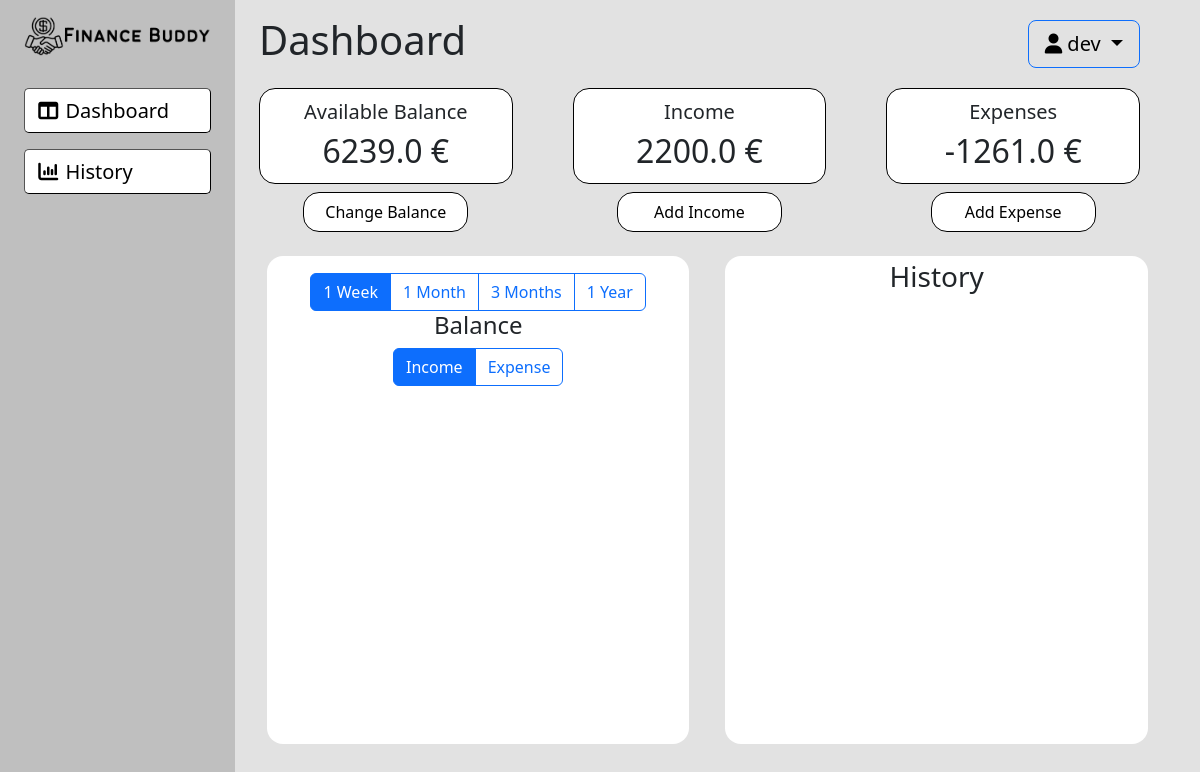
Before: /dashboard/ (signed in) with the older database file.
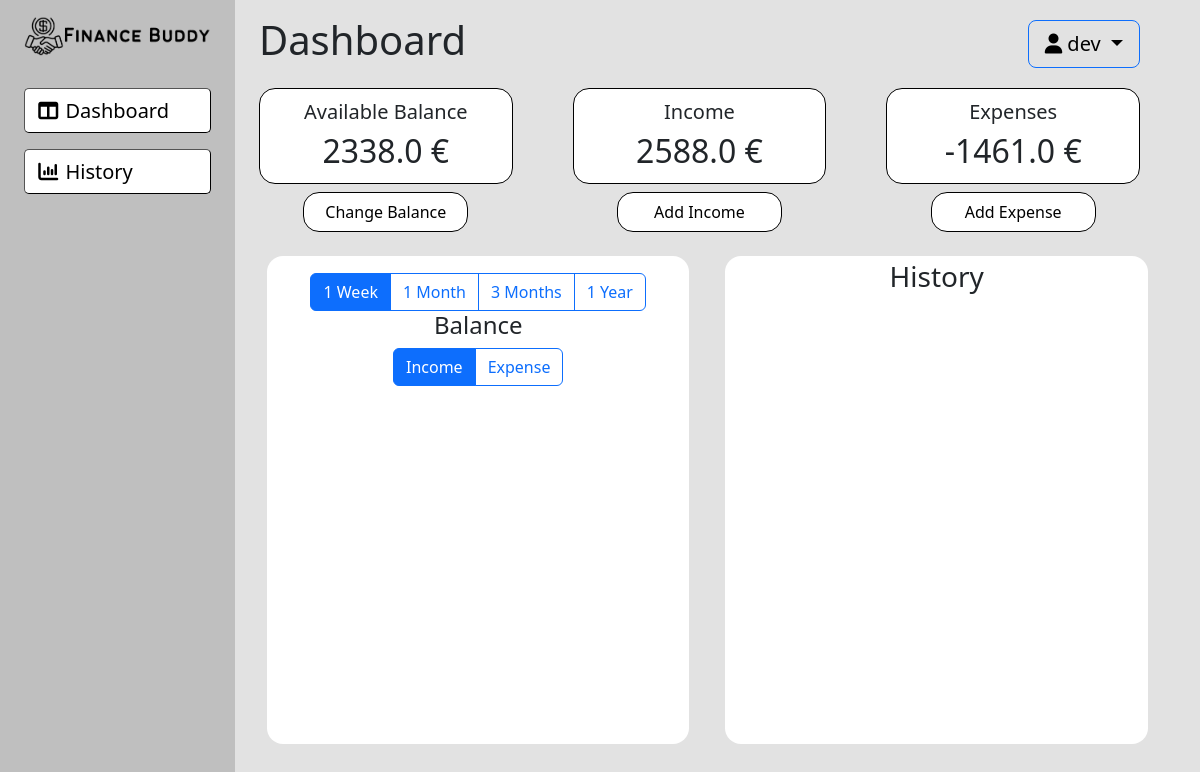
After: the same page with the newer database file.
### tables this page shows
CREATE TABLE user (
  user_id INTEGER PRIMARY KEY AUTOINCREMENT,
  username TEXT UNIQUE NOT NULL,
  password_hash TEXT NOT NULL,
  total_balance FLOAT NOT NULL,
  total_income FLOAT NOT NULL,
  total_expense FLOAT NOT NULL,
  income_category TEXT NOT NULL,
  expense_category TEXT NOT NULL
);

### app/dashboard.py (the view, shortened to what this page needs)
@bp.route("/", methods=["GET", "POST"])
@login_required
def dashboard():
    balanceForm = BalanceForm(request.form)
    incomeForm = IncomeForm(request.form)
    expenseForm = ExpenseForm(request.form)
    db = get_db()
    if request.method == "POST" and balanceForm.validate_on_submit():
        balance = balanceForm.balance.data
        db.execute("UPDATE user SET total_balance = ? WHERE user_id = ?",
                   (round(float(balance), 2), g.user["user_id"]))
        db.commit()
        return redirect(url_for("dashboard.dashboard"))
    return render_template("dashboard/dashboard.html", user_data=g.user, balanceForm=balanceForm, incomeForm=incomeForm, expenseForm=expenseForm)

### app/auth.py (called while the page is built)
@bp.before_app_request
def load_logged_in_user():
    user_id = session.get('user_id')
    if user_id is None:
        g.user = None
    else:
        g.user = get_db().execute('SELECT * FROM user WHERE user_id = ?', (user_id,)).fetchone()

def login_required(view):
    @functools.wraps(view)
    def wrapped_view(**kwargs):
        if g.user is None:
            return redirect(url_for('auth.login'))
        return view(**kwargs)
    return wrapped_view

### app/db.py (called while the page is built)
def get_db():
    if 'db' not in g:
        g.db = sqlite3.connect(
            current_app.config['DATABASE'],
            detect_types=sqlite3.PARSE_DECLTYPES
        )
        g.db.row_factory = sqlite3.Row
    return g.db

### app/templates/dashboard/dashboard.html (shortened to what this page needs)
{% extends "dashboard/baseDashboard.html" %}
{% block active_screen %}
<h1>Dashboard</h1>
{% endblock %}
{% block username %}
{{ user_data["username"] }}
{% endblock %}
{% block content %}
<div class="finance-data-container">
    <div class="amount-data-container">
        <div class="finance-data-display">
            <p class="finance-data-title">Available Balance</p>
            <p class="finance-data-amount">{{ user_data["total_balance"] }} €</p>
        </div>
        <button id="testbutton" type="button" class="finance-data-button" data-bs-toggle="modal" data-bs-target="#balanceModal">
            Change Balance
        </button>
    </div>
    <div class="amount-data-container">
        <div class="finance-data-display">
            <p class="finance-data-title">Income</p>
            <p class="finance-data-amount">{{ user_data["total_income"] }} €</p>
        </div>
        <button type="button" class="finance-data-button" data-bs-toggle="modal" data-bs-target="#incomeModal">
            Add Income
        </button>
    </div>
    <div class="amount-data-container">
        <div class="finance-data-display">
            <p class="finance-data-title">Expenses</p>
            <p class="finance-data-amount">{{ user_data["total_expense"] }} €</p>
        </div>
        <button type="button" class="finance-data-button" data-bs-toggle="modal" data-bs-target="#expenseModal">
            Add Expense
        </button>
    </div>
</div>
<div class="finance-widgets-container">
    <div class="widget-container">
        <div class="balance-history-widget">
            <div class="btn-group" role="group">
                <label class="btn btn-outline-primary" for="week_1">1 Week</label>
                <label class="btn btn-outline-primary" for="month_1">1 Month</label>
                <label class="btn btn-outline-primary" for="month_3">3 Months</label>
                <label class="btn btn-outline-primary" for="year_1">1 Year</label>
            </div>
            <div>
                <h4>Balance</h4>
                <div class="btn-group" role="group">
                    <label class="btn btn-outline-primary" for="income_radio">Income</label>
                    <label class="btn btn-outline-primary" for="expense_radio">Expense</label>
                </div>
            </div>
        </div>
    </div>
    <div class="widget-container">
        <div class="finance-history-widget" id="history_widget">
            <h3>History</h3>
            <ol id=history_list class="list-group overflow-auto h-100" style="max-height: 55vh;">
            </ol>
        </div>
    </div>
</div>
{% endblock %}

Changed rows visible on the page:
changed user "dev": total_balance "6239.0" → "2338.0"; total_income "2200.0" → "2588.0"; total_expense "-1261.0" → "-1461.0"
